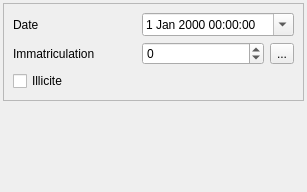
<?xml version="1.0" encoding="UTF-8"?>
<ui version="4.0">
 <class>Form</class>
 <widget class="QWidget" name="Form">
  <property name="geometry">
   <rect>
    <x>0</x>
    <y>0</y>
    <width>307</width>
    <height>192</height>
   </rect>
  </property>
  <property name="windowTitle">
   <string>Form</string>
  </property>
  <layout class="QVBoxLayout" name="verticalLayout">
   <property name="margin">
    <number>3</number>
   </property>
   <item>
    <widget class="QFrame" name="frame">
     <property name="frameShape">
      <enum>QFrame::StyledPanel</enum>
     </property>
     <property name="frameShadow">
      <enum>QFrame::Raised</enum>
     </property>
     <layout class="QGridLayout" name="gridLayout_3">
      <item row="1" column="0">
       <widget class="QLabel" name="label_2">
        <property name="text">
         <string>Immatriculation</string>
        </property>
       </widget>
      </item>
      <item row="0" column="0">
       <widget class="QLabel" name="label">
        <property name="text">
         <string>Date</string>
        </property>
       </widget>
      </item>
      <item row="1" column="2">
       <widget class="QToolButton" name="toolButton_immat">
        <property name="text">
         <string>...</string>
        </property>
       </widget>
      </item>
      <item row="0" column="1" colspan="2">
       <widget class="QDateTimeEdit" name="dateTimeEdit">
        <property name="calendarPopup">
         <bool>true</bool>
        </property>
       </widget>
      </item>
      <item row="1" column="1">
       <widget class="QSpinBox" name="spinBox_immat">
        <property name="minimum">
         <number>-1</number>
        </property>
        <property name="maximum">
         <number>9999</number>
        </property>
       </widget>
      </item>
      <item row="2" column="0" colspan="2">
       <widget class="QCheckBox" name="checkBox_illicite">
        <property name="text">
         <string>Illicite</string>
        </property>
       </widget>
      </item>
     </layout>
    </widget>
   </item>
   <item>
    <spacer name="verticalSpacer">
     <property name="orientation">
      <enum>Qt::Vertical</enum>
     </property>
     <property name="sizeHint" stdset="0">
      <size>
       <width>20</width>
       <height>40</height>
      </size>
     </property>
    </spacer>
   </item>
  </layout>
 </widget>
 <resources/>
 <connections/>
</ui>
